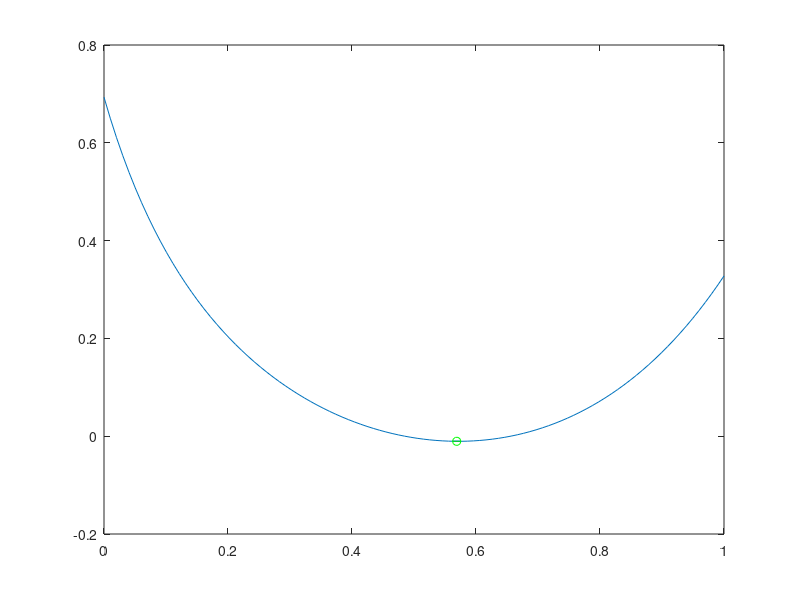

Recreate this plot in MATLAB.
function lab02()
    clc; % Очистка командного окна

    delayS = 2; % Задержка для отладочной информации
    a = 0; % Начальное значение интервала
    b = 1; % Конечное значение интервала
    eps = 1e-2; % Точность

    createLineOfFunction(a, b, delayS)

    goldenRatio(a, b, eps, delayS); % Вызов функции оптимизации
end

function createLineOfFunction(a, b, delayS)
    x = linspace(a, b, 100); % Генерация точек для построения графика
    y = arrayfun(@f, x); % Вычисление значений функции f для точек x
    plot(x, y); % Построение графика функции f
    hold on; % Удержание текущего графика на рисунке
    pause(delayS); % Пауза
end

function goldenRatio(a, b, eps, delayS)
    tau = (sqrt(5) - 1) / 2; % Золотое сечение
    l = b - a; % Длина интервала

    h = plot([a b], [f(a) f(b)], 'b'); % Построение пробного отрезка
    hold on; % Удержание текущего графика на рисунке

    cnt = 1; % Счетчик итераций

    while l > 2 * eps
        fprintf('№ %2d ai=%.10f bi=%.10f\n', cnt, a, b); % Вывод отладочной информации
        pause(delayS); % Пауза

        point_test_a = plot(a + tau * (b - a), f(a + tau * (b - a)), 'ro');
        point_test_b = plot(b - tau * (b - a), f(b - tau * (b - a)), 'ro');

        pause(delayS); % Пауза

        if f(a) <= f(b)
            b = a + tau * (b - a);
        else
            a = b - tau * (b - a);
        end

        delete(h); % Удаление пробного отрезка


        h = plot([a b], [f(a) f(b)], 'b'); % Построение нового пробного отрезка
        pause(delayS); % Пауза
        delete(point_test_a);
        delete(point_test_b);
        hold on; % Удержание текущего графика на рисунке

        cnt = cnt + 1;
        l = b - a;
    end

    xStar = (a + b) / 2; % Найденное приближение минимума
    fStar = f(xStar); % Значение функции в найденном минимуме

    fprintf('№ %2d ai=%.10f bi=%.10f\n', cnt, a, b); % Вывод отладочной информации
    fprintf('RESULT: x*=%.10f f(x*)=%.10f\n', xStar, fStar); % Вывод результата
    plot([a b], [f(a) f(b)], 'g'); % Подсветка отрезка
    plot(xStar, fStar, 'go'); % Подсветка точки минимума
end

function y = f(x)
    y = exp(((x^4) + (x^2) - x + sqrt(5)) / 5) + sinh((x^3 + 21 * x + 9) / (21*x + 6)) - 3.0;
    %y = (x - 0.50)^4; % Определение функции
    %y = x
end
